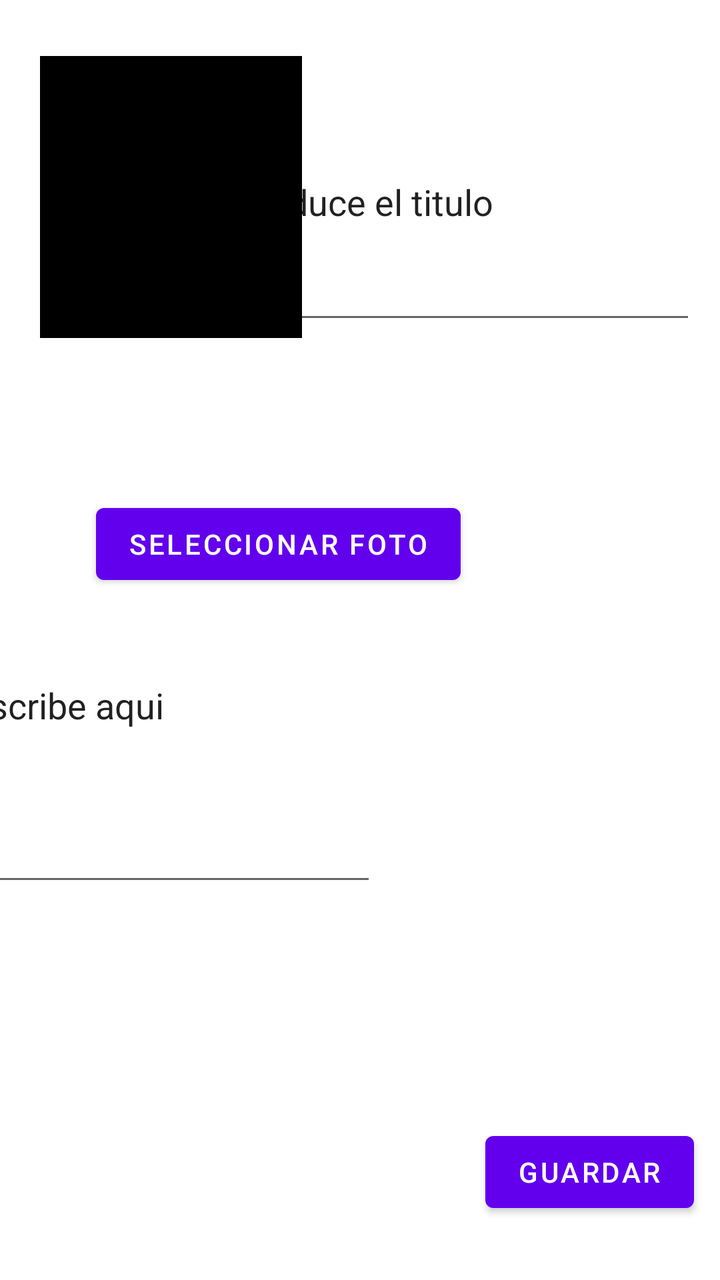
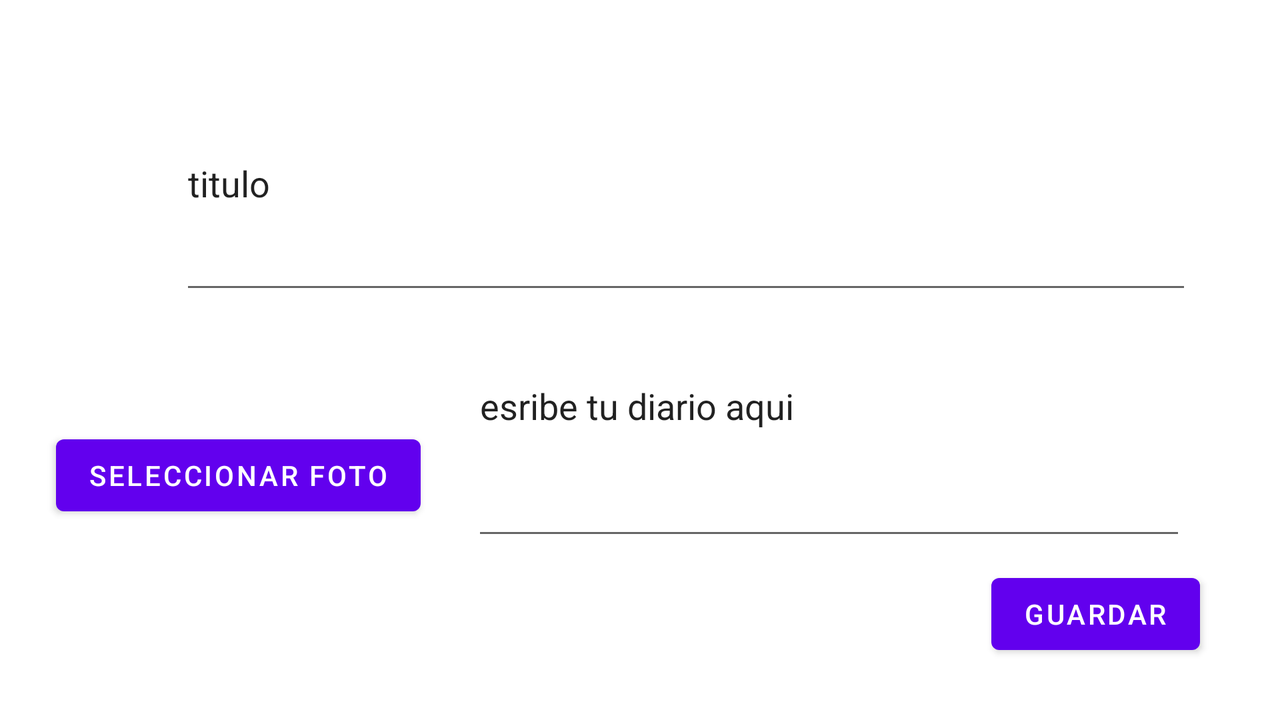

The same Android screen from two of the app's own layout files: first res/layout/ as a phone draws it, then the repository's variant for another configuration, drawn on a device whose configuration selects that folder. Both files follow.
<!-- AndroidManifest.xml: application theme Theme.Diario -->
<!-- res/layout/activity_escritura_diario.xml -->
<?xml version="1.0" encoding="utf-8"?>
<androidx.constraintlayout.widget.ConstraintLayout xmlns:android="http://schemas.android.com/apk/res/android"
    xmlns:app="http://schemas.android.com/apk/res-auto"
    xmlns:tools="http://schemas.android.com/tools"
    android:layout_width="match_parent"
    android:layout_height="match_parent"
    tools:context=".EscrituraDiario">

    <ImageView
        android:id="@+id/i_diario"
        android:layout_width="131dp"
        android:layout_height="141dp"
        android:layout_marginStart="20dp"
        android:layout_marginTop="28dp"
        android:maxHeight="141dp"
        android:maxWidth="131dp"
        android:background="@color/black"
        android:adjustViewBounds="true"
        app:layout_constraintStart_toStartOf="parent"
        app:layout_constraintTop_toTopOf="parent"
        tools:srcCompat="@tools:sample/avatars" />

    <Button
        android:id="@+id/b_guardar"
        android:layout_width="wrap_content"
        android:layout_height="wrap_content"
        android:layout_marginEnd="13dp"
        android:layout_marginBottom="30dp"
        android:text="guardar"
        app:layout_constraintBottom_toBottomOf="parent"
        app:layout_constraintEnd_toEndOf="parent" />

    <EditText
        android:id="@+id/t_titulo"
        android:layout_width="245dp"
        android:layout_height="135dp"
        android:layout_marginTop="32dp"
        android:layout_marginEnd="12dp"
        android:ems="10"
        android:inputType="textShortMessage|textMultiLine"
        android:text="Introduce el titulo"
        app:layout_constraintEnd_toEndOf="parent"
        app:layout_constraintTop_toTopOf="parent" />

    <EditText
        android:id="@+id/t_cuerpoDiario"
        android:layout_width="208dp"
        android:layout_height="194dp"
        android:layout_marginEnd="172dp"
        android:layout_marginBottom="192dp"
        android:ems="10"
        android:inputType="textLongMessage|textMultiLine"
        android:text="Escribe aqui"
        app:layout_constraintBottom_toBottomOf="parent"
        app:layout_constraintEnd_toEndOf="parent" />

    <Button
        android:id="@+id/b_galeria"
        android:layout_width="wrap_content"
        android:layout_height="wrap_content"
        android:layout_marginStart="48dp"
        android:layout_marginTop="79dp"
        android:text="seleccionar foto"
        app:layout_constraintStart_toStartOf="parent"
        app:layout_constraintTop_toBottomOf="@+id/i_diario" />

</androidx.constraintlayout.widget.ConstraintLayout>
<!-- resources referenced by this layout -->
<resources>
  <style name="Theme.Diario" parent="Theme.MaterialComponents.DayNight.DarkActionBar">
          
          <item name="colorPrimary">@color/purple_500</item>
          <item name="colorPrimaryVariant">@color/purple_700</item>
          <item name="colorOnPrimary">@color/white</item>
          
          <item name="colorSecondary">@color/teal_200</item>
          <item name="colorSecondaryVariant">@color/teal_700</item>
          <item name="colorOnSecondary">@color/black</item>
          
          <item name="android:statusBarColor">?attr/colorPrimaryVariant</item>
          
      </style>
</resources>
<!-- res/layout-land/activity_escritura_diario.xml (the repository's variant of the layout above) -->
<!-- drawn on the phone turned sideways -->
<?xml version="1.0" encoding="utf-8"?>
<androidx.constraintlayout.widget.ConstraintLayout xmlns:android="http://schemas.android.com/apk/res/android"
    xmlns:app="http://schemas.android.com/apk/res-auto"
    xmlns:tools="http://schemas.android.com/tools"
    android:layout_width="match_parent"
    android:layout_height="match_parent">

    <ImageView
        android:id="@+id/i_diario"
        android:layout_width="wrap_content"
        android:layout_height="wrap_content"
        android:layout_marginStart="31dp"
        android:layout_marginTop="29dp"
        android:maxHeight="141dp"
        android:maxWidth="131dp"
        android:background="@color/black"
        android:adjustViewBounds="true"
        app:layout_constraintStart_toStartOf="parent"
        app:layout_constraintTop_toTopOf="parent"
        tools:srcCompat="@tools:sample/avatars" />

    <EditText
        android:id="@+id/t_titulo"
        android:layout_width="506dp"
        android:layout_height="124dp"
        android:layout_marginTop="28dp"
        android:layout_marginEnd="44dp"
        android:ems="10"
        android:inputType="textShortMessage|textMultiLine"
        android:text="titulo"
        app:layout_constraintEnd_toEndOf="parent"
        app:layout_constraintTop_toTopOf="parent" />

    <EditText
        android:id="@+id/t_cuerpoDiario"
        android:layout_width="357dp"
        android:layout_height="147dp"
        android:layout_marginEnd="47dp"
        android:layout_marginBottom="8dp"
        android:ems="10"
        android:inputType="textLongMessage|textMultiLine"
        android:text="esribe tu diario aqui"
        app:layout_constraintBottom_toTopOf="@+id/b_guardar"
        app:layout_constraintEnd_toEndOf="parent" />

    <Button
        android:id="@+id/b_guardar"
        android:layout_width="wrap_content"
        android:layout_height="wrap_content"
        android:layout_marginEnd="40dp"
        android:layout_marginBottom="29dp"
        android:text="guardar"
        app:layout_constraintBottom_toBottomOf="parent"
        app:layout_constraintEnd_toEndOf="parent" />

    <Button
        android:id="@+id/b_galeria"
        android:layout_width="wrap_content"
        android:layout_height="wrap_content"
        android:layout_marginStart="28dp"
        android:layout_marginTop="146dp"
        android:layout_marginBottom="60dp"
        android:text="Seleccionar foto"
        app:layout_constraintBottom_toBottomOf="parent"
        app:layout_constraintStart_toStartOf="parent"
        app:layout_constraintTop_toBottomOf="@+id/i_diario" />
</androidx.constraintlayout.widget.ConstraintLayout>
